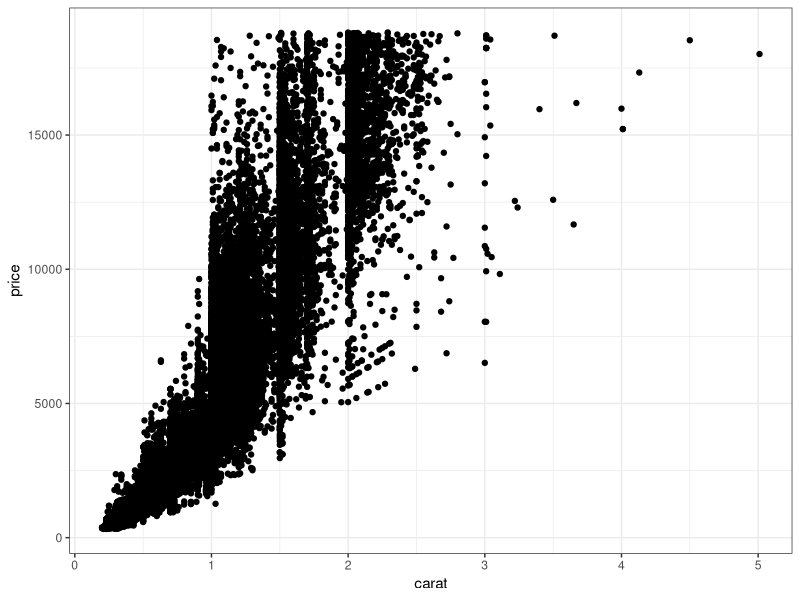
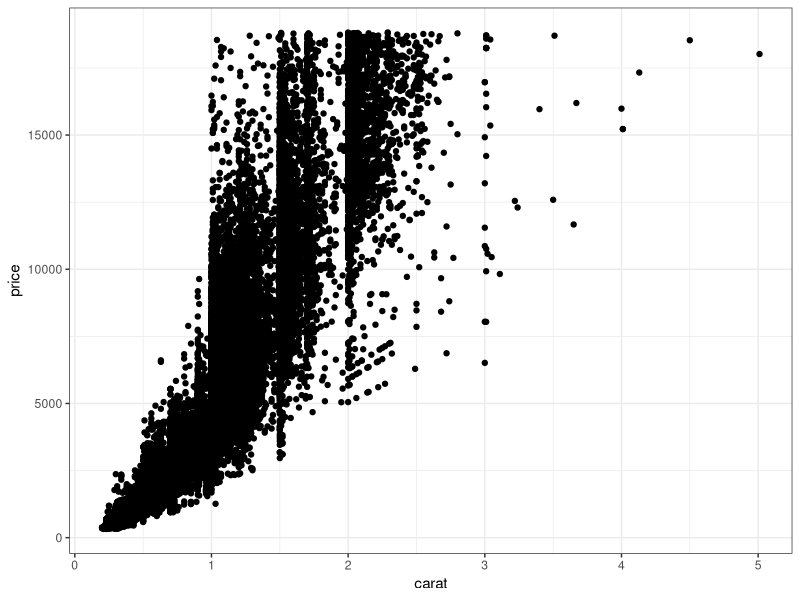

These charts were generated, in order, by the following R code:
## ---- chunk 1
### In this code chunk, start with the diamonds dataset (built in to
### ggplot2 package) and create a plot of price vs. carat (or some other
### variables of your choice)
library(ggplot2)
data(diamonds)
library(tidyverse)

ggplot(data=diamonds, aes(x=carat, y = price)) + 
  geom_point() + 
  theme_bw()

## ---- chunk 2
### In this code chunk, start with the diamonds dataset (built in to
### ggplot2 package) and create a subset based on filtering, e.g., 
### size greater than 1 carat or cut is "Ideal"
library(ggplot2)
data(diamonds)

ggplot(data=diamonds, aes(x= carat, y= price)) +
       geom_point()+
  theme_bw()
  

## ---- chunk 3
diamonds_data = diamonds |>
  select(carat, cut, color, clarity, depth, table, price)


## ---- chunk 4
### Both partners - delete this comment, then write some code here
### to plot, summarize, calculate something simple using the diamonds
### dataset.


